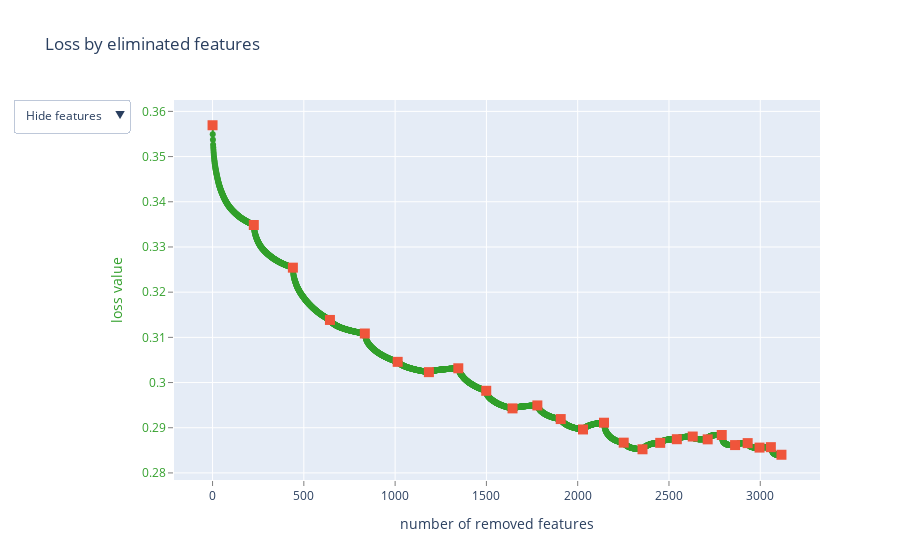

Notebook cell for this chart:
### Code cell
summary = cat_model.select_features(
                    X = X_train,
                    y = y_train,
                    eval_set=(X_test, y_test),
                    features_for_select='0-4115',
                    num_features_to_select = 1000,
                    steps = 25,
                    algorithm=EFeaturesSelectionAlgorithm.RecursiveByShapValues,
                    shap_calc_type=EShapCalcType.Regular,
                    train_final_model=True,
                    logging_level='Silent',
                    plot=True
                    
)

### Figure 1 — Plotly figure (JSON) as saved in the notebook; plotly's stock layout.template omitted (floating-point values rounded to 4 significant figures; data arrays with more than 128 entries replaced by an {"elided": "..."} marker saying what was removed)
{"data": [{"line": {"color": "rgb(51,160,44)"}, "mode": "lines+markers", "name": "", "text": {"elided": "3117 str values"}, "type": "scatter", "x": {"elided": "3117 int values"}, "y": {"elided": "3117 float values"}}, {"marker": {"size": 10, "symbol": "square"}, "mode": "markers", "name": "", "text": ["", "1925", "1811", "122", "1060", "3380", "1894", "830", "2137", "3912", "3958", "1670", "845", "891", "4016", "3883", "2446", "3084", "2979", "3107", "1591", "3176", "1642", "1660", "1707", "198"], "type": "scatter", "x": [0, 226, 440, 643, 834, 1014, 1185, 1346, 1499, 1643, 1779, 1907, 2029, 2144, 2252, 2355, 2452, 2543, 2630, 2712, 2789, 2862, 2931, 2996, 3058, 3116], "y": [0.3569, 0.3349, 0.3254, 0.3139, 0.3109, 0.3046, 0.3023, 0.3032, 0.2982, 0.2943, 0.2949, 0.2919, 0.2896, 0.2911, 0.2867, 0.2852, 0.2867, 0.2875, 0.2881, 0.2874, 0.2884, 0.2862, 0.2866, 0.2856, 0.2857, 0.284]}, {"mode": "text", "name": "", "text": {"elided": "3117 str values"}, "textfont": {"color": "rgb(51,160,44)", "family": "sans serif", "size": 18}, "textposition": "bottom center", "type": "scatter", "visible": false, "x": {"elided": "3117 int values"}, "y": {"elided": "3117 float values"}}], "layout": {"showlegend": false, "title": {"text": "Loss by eliminated features"}, "updatemenus": [{"active": 0, "buttons": [{"args": [{"visible": [true, true, false]}], "label": "Hide features", "method": "update"}, {"args": [{"visible": [true, true, true]}], "label": "Show indices", "method": "update"}], "pad": {"r": 10, "t": 10}, "showactive": true, "x": -0.25, "xanchor": "left", "y": 1.03, "yanchor": "top"}], "xaxis": {"gridcolor": "rgb(255,255,255)", "showgrid": true, "showline": false, "showticklabels": true, "tickcolor": "rgb(127,127,127)", "ticks": "outside", "title": {"text": "number of removed features"}, "zeroline": false}, "yaxis": {"gridcolor": "rgb(255,255,255)", "showgrid": true, "showline": false, "showticklabels": true, "tickcolor": "rgb(127,127,127)", "tickfont": {"color": "rgb(51,160,44)"}, "ticks": "outside", "title": {"font": {"color": "rgb(51,160,44)"}, "text": "loss value"}, "zeroline": false}}}
